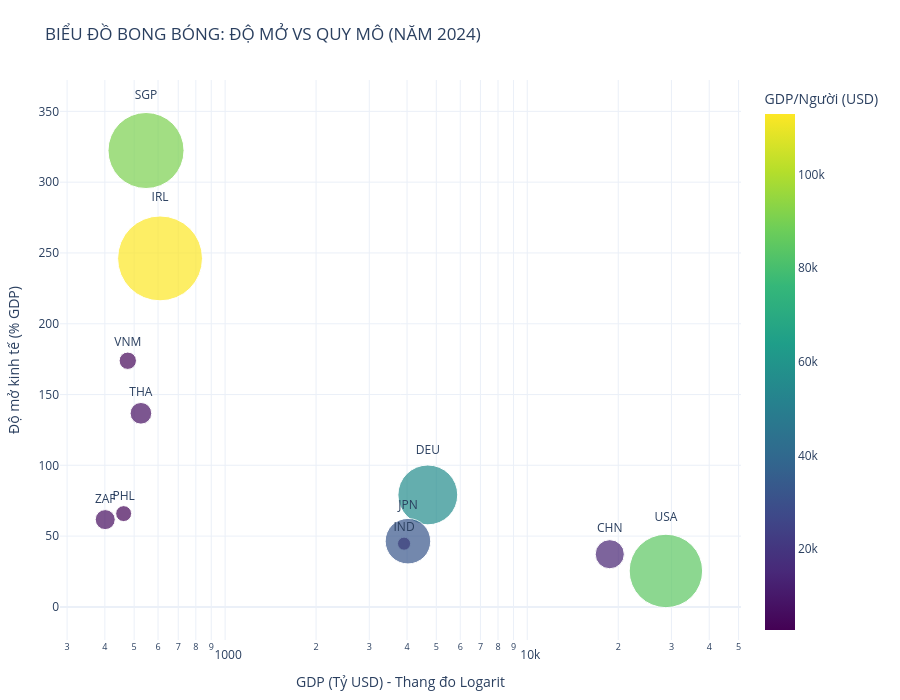

Here is the notebook cell this chart was saved with:
### Code cell
df = pd.read_csv('cleaned_data/information/panel_macro_cleaned.csv') 
latest_year = int(df['Year'].max())
focus_countries = ['SGP', 'IRL', 'USA', 'IND', 'DEU', 'CHN', 'JPN', 'VNM', 'THA', 'PHL', 'ZAF']

bubble_df = df[(df['Year'] == latest_year) & (df['Country'].isin(focus_countries))].copy()
bubble_df['GDP_Billion_USD'] = bubble_df['GDP_Current_USD'] / 1e9

# Điền 0 cho các giá trị NaN của GDP per capita để tránh lỗi khi vẽ size
bubble_df['GDP_Per_Capita_USD'] = bubble_df['GDP_Per_Capita_USD'].fillna(0)

# 2. Vẽ biểu đồ bằng Plotly Express
fig_bubble = px.scatter(
    bubble_df,
    x='GDP_Billion_USD',
    y='Economic_Openness_Pct',
    size='GDP_Per_Capita_USD',
    color='GDP_Per_Capita_USD',
    text='Country',
    hover_name='Country',
    size_max=60,
    color_continuous_scale='Viridis',
    title=f"BIỂU ĐỒ BONG BÓNG: ĐỘ MỞ VS QUY MÔ (NĂM {latest_year})",
    labels={
        'GDP_Billion_USD': 'GDP (Tỷ USD)',
        'Economic_Openness_Pct': 'Độ mở kinh tế (% GDP)',
        'GDP_Per_Capita_USD': 'GDP/Người (USD)'
    }
)

# 3. Tùy chỉnh hiển thị (Label, Tooltip, Layout)
fig_bubble.update_traces(
    textposition='top center',
    marker=dict(line=dict(width=1, color='white')),
    hovertemplate=(
        "<b>%{hovertext}</b><br>"
        "GDP: %{x:,.1f} Tỷ USD<br>"
        "Độ mở: %{y:,.1f} %<br>"
        "GDP/Người: %{marker.size:,.0f} USD<extra></extra>" 
        # (Lưu ý: trong px, marker.size lưu giá trị thực tế truyền vào)
    ),
)

fig_bubble.update_layout(
    template="plotly_white",
    height=700,
    margin=dict(l=60, r=40, t=80, b=60),
    coloraxis_colorbar=dict(title="GDP/Người (USD)")
)

# Thêm tuỳ chỉnh Log cho trục X nếu bong bóng của Mỹ và Trung Quốc làm biểu đồ bị dồn (Bỏ comment nếu muốn dùng)
fig_bubble.update_xaxes(type="log", title="GDP (Tỷ USD) - Thang đo Logarit")

fig_bubble.show(config={'responsive': True})
fig_bubble.write_html("fig/bubble_chart_openness_gdp.html")

### Figure 1 — Plotly figure (JSON) as saved in the notebook; plotly's stock layout.template omitted (floating-point values rounded to 4 significant figures)
{"data": [{"hovertemplate": "<b>%{hovertext}</b><br>GDP: %{x:,.1f} Tỷ USD<br>Độ mở: %{y:,.1f} %<br>GDP/Người: %{marker.size:,.0f} USD<extra></extra>", "hovertext": ["CHN", "DEU", "IND", "IRL", "JPN", "PHL", "SGP", "THA", "USA", "VNM", "ZAF"], "legendgroup": "", "marker": {"color": [13300.0, 56100.0, 2695.0, 112900.0, 32490.0, 3985.0, 90670.0, 7347.0, 84530.0, 4717.0, 6267.0], "coloraxis": "coloraxis", "line": {"color": "white", "width": 1}, "size": [13300.0, 56100.0, 2695.0, 112900.0, 32490.0, 3985.0, 90670.0, 7347.0, 84530.0, 4717.0, 6267.0], "sizemode": "area", "sizeref": 31.36, "symbol": "circle"}, "mode": "markers+text", "name": "", "orientation": "v", "showlegend": false, "text": ["CHN", "DEU", "IND", "IRL", "JPN", "PHL", "SGP", "THA", "USA", "VNM", "ZAF"], "textposition": "top center", "type": "scatter", "x": [18740.0, 4686.0, 3910.0, 609.2, 4028.0, 461.6, 547.4, 526.5, 28750.0, 476.4, 401.1], "xaxis": "x", "y": [37.2, 79.09, 44.65, 246.2, 46.41, 65.89, 322.4, 136.7, 25.38, 173.9, 61.65], "yaxis": "y"}], "layout": {"coloraxis": {"colorbar": {"title": {"text": "GDP/Người (USD)"}}, "colorscale": [[0, "#440154"], [0.1111, "#482878"], [0.2222, "#3e4989"], [0.3333, "#31688e"], [0.4444, "#26828e"], [0.5556, "#1f9e89"], [0.6667, "#35b779"], [0.7778, "#6ece58"], [0.8889, "#b5de2b"], [1, "#fde725"]]}, "height": 700, "legend": {"itemsizing": "constant", "tracegroupgap": 0}, "margin": {"b": 60, "l": 60, "r": 40, "t": 80}, "title": {"text": "BIỂU ĐỒ BONG BÓNG: ĐỘ MỞ VS QUY MÔ (NĂM 2024)"}, "xaxis": {"anchor": "y", "domain": [0, 1], "title": {"text": "GDP (Tỷ USD) - Thang đo Logarit"}, "type": "log"}, "yaxis": {"anchor": "x", "domain": [0, 1], "title": {"text": "Độ mở kinh tế (% GDP)"}}}}
